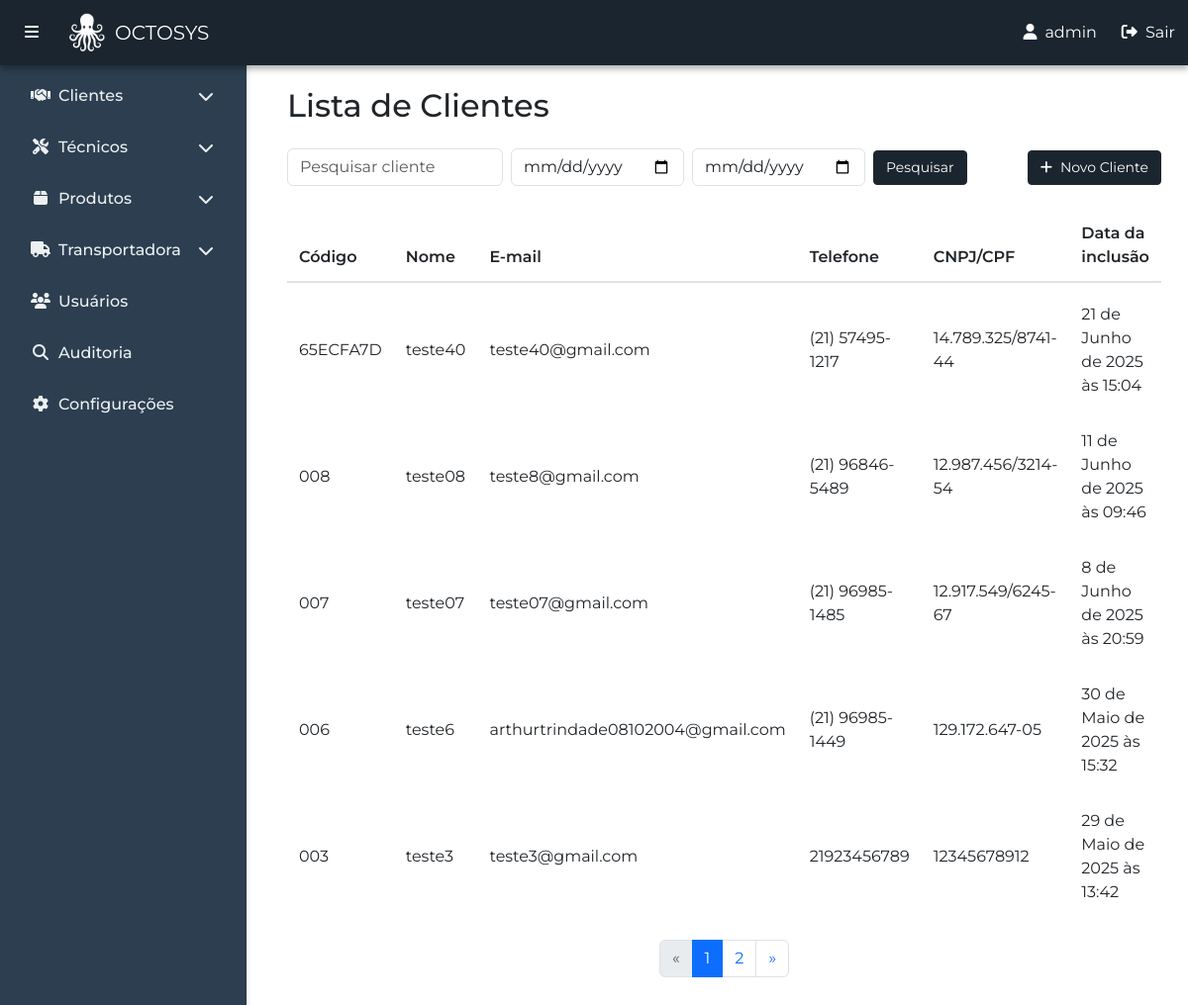
The page /pt-br/clientes/clientes/ (signed in) on the database its author committed.
### clientes/models.py (models this page shows, shortened)
class Cliente(models.Model):
    codigo = models.CharField(max_length=20, unique=True, blank=True, null=True)
    nome_cliente = models.CharField(max_length=100)
    nome_fantasia = models.CharField(max_length=100, blank=True)
    data_inclusao = models.DateTimeField()
    cnpj_cpf = models.CharField(max_length=18, unique=True)
    inscricao_estadual = models.CharField(max_length=50)
    inscricao_municipal = models.CharField(max_length=50)
    email1 = models.EmailField()
    email2 = models.EmailField(blank=True, null=True)
    telefone1 = models.CharField(max_length=20, blank=True)
    telefone2 = models.CharField(max_length=20, blank=True)
    celular1 = models.CharField(max_length=20, blank=True)
    celular2 = models.CharField(max_length=20, blank=True)
    atividade = models.ForeignKey(Atividade, on_delete=models.SET_NULL, blank=False, null=True)
    segmento = models.ForeignKey(Segmento, on_delete=models.SET_NULL, blank=False, null=True)
    observacao = models.TextField(blank=True, null=True)
    logradouro_real = models.CharField(max_length=100, blank=False)
    numero_real = models.CharField(max_length=10, blank=False)
    complemento_real = models.CharField(max_length=50, blank=True)
    bairro_real = models.CharField(max_length=50, blank=False)
    cidade_real = models.CharField(max_length=50, blank=False)
    estado_real = models.CharField(max_length=2, choices=ESTADOS, default='RJ', blank=False, null=False)
    cep_real = models.CharField(max_length=10, blank=False)
    logradouro_cobranca = models.CharField(max_length=100, blank=True)
    numero_cobranca = models.CharField(max_length=10, blank=True)
    complemento_cobranca = models.CharField(max_length=50, blank=True)
    bairro_cobranca = models.CharField(max_length=50, blank=True)
    cidade_cobranca = models.CharField(max_length=50, blank=True)
    estado_cobranca = models.CharField(max_length=2, choices=ESTADOS, blank=True, null=True)
    cep_cobranca = models.CharField(max_length=10, blank=True)

### clientes/views.py (the view, shortened to what this page needs)
# urls.py: path('clientes/', views.listar_clientes, name='listar_clientes'),
@login_required
def listar_clientes(request):
    pesquisa = request.GET.get('pesquisa', '')
    data_inicio = request.GET.get('data_inicio')
    data_fim = request.GET.get('data_fim')
    clientes = Cliente.objects.all().order_by('-id')
    if data_inicio:
        clientes = clientes.filter(data_inclusao__date__gte=data_inicio)
    if data_fim:
        clientes = clientes.filter(data_inclusao__date__lte=data_fim)
    paginator = Paginator(clientes, 5)
    page_number = request.GET.get('page')
    page_obj = paginator.get_page(page_number)
    return render(request, 'clientes/clientes.html', {
        'page_obj': page_obj,
        'pesquisa': pesquisa,
        'data_inicio': data_inicio,
        'data_fim': data_fim,
    })

### clientes/templates/clientes/clientes.html (shortened to what this page needs)
{% extends 'principal/base.html' %}
{% block content %}
<div class="container my-4">
    <h2 class="mb-4">Lista de Clientes</h2>
    <div class="table-responsive">
        <div class="mb-3 d-flex justify-content-between align-items-center">
            <form method="get" class="d-flex align-items-center gap-2">
                <input type="text" name="pesquisa" placeholder="Pesquisar cliente" class="form-control w-auto"
                    value="{{ pesquisa|default:'' }}">
                <input type="date" name="data_inicio" class="form-control w-auto" value="{{ data_inicio|default:'' }}">
                <input type="date" name="data_fim" class="form-control w-auto" value="{{ data_fim|default:'' }}">
                <button type="submit" class="btn btn-dark-custom btn-sm w-auto">
                    Pesquisar
                </button>
            </form>
            <a href="{% url 'clientes:cadastrar_clientes' %}" class="btn btn-dark-custom btn-sm w-auto">
                <i class="fas fa-plus me-2"></i>Novo Cliente
            </a>
        </div>
        <div class="table-pagination-container">
            <table class="table table-hover custom-table">
                <thead class="custom-thead">
                    <tr>
                        <th scope="col">Código</th>
                        <th scope="col">Nome</th>
                        <th scope="col">E-mail</th>
                        <th scope="col">Telefone</th>
                        <th scope="col">CNPJ/CPF</th>
                        <th scope="col">Data da inclusão</th>
                    </tr>
                </thead>
                <tbody>
                    {% for cliente in page_obj %}
                    <tr data-bs-toggle="modal"
                        data-bs-target="#modalCliente{{ cliente.id }}"
                        style="cursor: pointer;">
                        <td>{{ cliente.codigo}}</td>
                        <td>{{ cliente.nome_cliente}}</td>
                        <td>{{ cliente.email1 }}</td>
                        <td>{{ cliente.telefone1 }}</td>
                        <td>{{ cliente.cnpj_cpf }}</td>
                        <td>{{ cliente.data_inclusao }}</td>
                    </tr>
                    {% empty %}
                    <tr>
                        <td colspan="4">Nenhum cliente encontrado.</td>
                    </tr>
                    {% endfor %}
                </tbody>
            </table>
            <nav aria-label="Navegação de página">
                <ul class="pagination justify-content-center">
                    {% if page_obj.has_previous %}
                    <li class="page-item">
                        <a class="page-link" href="?{% if pesquisa %}pesquisa={{ pesquisa }}&{% endif %}page={{ page_obj.previous_page_number }}" aria-label="Anterior">
                            <span aria-hidden="true">&laquo;</span>
                        </a>
                    </li>
                    {% else %}
                    <li class="page-item disabled">
                        <span class="page-link">&laquo;</span>
                    </li>
                    {% endif %}
                    {% for num in page_obj.paginator.page_range %}
                        {% if num == page_obj.number %}
                            <li class="page-item active">
                                <span class="page-link">{{ num }}</span>
                            </li>
                        {% else %}
                            <li class="page-item">
                                <a class="page-link" href="?{% if pesquisa %}pesquisa={{ pesquisa }}&{% endif %}page={{ num }}">{{ num }}</a>
                            </li>
                        {% endif %}
                    {% endfor %}
                    {% if page_obj.has_next %}
                    <li class="page-item">
                        <a class="page-link" href="?{% if pesquisa %}pesquisa={{ pesquisa }}&{% endif %}page={{ page_obj.next_page_number }}" aria-label="Próximo">
                            <span aria-hidden="true">&raquo;</span>
                        </a>
                    </li>
                    {% else %}
                    <li class="page-item disabled">
                        <span class="page-link">&raquo;</span>
                    </li>
                    {% endif %}
                </ul>
            </nav>
        </div>
    </div>
</div>
{% endblock %}

### principal/templates/principal/base.html (shortened to what this page needs)
{% load static %}
<!DOCTYPE html>
<html lang="pt-br">
<head>
  <link href="https://cdn.jsdelivr.net/npm/bootstrap@5.3.0/dist/css/bootstrap.min.css" rel="stylesheet" />
  <link rel="stylesheet" href="https://cdnjs.cloudflare.com/ajax/libs/font-awesome/6.5.0/css/all.min.css" />
</head>
<body>
  <nav class="navbar navbar-expand-lg navbar-light custom-navbar fixed-top">
    <div class="container-fluid">
      <button class="btn btn-link text-white me-3" id="toggleSidebar">
        <i class="fas fa-bars"></i>
      </button>
      <a class="navbar-brand d-flex align-items-center" href="{% url 'home' %}">
        <img src="{% static 'principal/img/logo.png' %}" alt="" width="40" height="40"
          class="me-2 d-inline-block align-text-top">
          OCTOSYS
      </a>
      <div class="collapse navbar-collapse" id="navbarMenu">
        <ul class="navbar-nav ms-auto d-flex align-items-center">
          <li class="nav-item me-3">
            <span class="nav-link text-white"><i class="fa fa-user me-2"></i>{{ user.username }}</span>
          </li>
          <li class="nav-item">
            <form action="{% url 'logout' %}" method="post" class="m-0 p-0">
              <button type="submit" class="btn btn-link text-white p-0 m-0" style="text-decoration: none;">
                <i class="fas fa-sign-out-alt me-1"></i> Sair
              </button>
            </form>
          </li>
        </ul>
      </div>
    </div>
  </nav>
  <div class="sidebar" id="sidebar">
    <ul class="nav flex-column px-3">
      <li class="nav-item mb-2">
        <a class="nav-link d-flex justify-content-between align-items-center" href="#clientesSubmenu" data-bs-toggle="collapse" aria-expanded="false">
          <span><i class="fas fa-handshake me-2"></i>Clientes</span>
          <i class="fas fa-chevron-down"></i>
        </a>
      </li>
      <li class="nav-item mb-2">
        <a class="nav-link d-flex justify-content-between align-items-center" href="#tecnicosSubmenu" data-bs-toggle="collapse" aria-expanded="false">
          <span><i class="fas fa-tools me-2"></i>Técnicos</span>
          <i class="fas fa-chevron-down"></i>
        </a>
      </li>
      <li class="nav-item mb-2">
        <a class="nav-link d-flex justify-content-between align-items-center" href="#produtosSubmenu" data-bs-toggle="collapse" aria-expanded="false">
          <span><i class="fas fa-box me-2"></i>Produtos</span>
          <i class="fas fa-chevron-down"></i>
        </a>
      </li>
      <li class="nav-item mb-2">
        <a class="nav-link d-flex justify-content-between align-items-center" href="#transportadoraSubmenu" data-bs-toggle="collapse" aria-expanded="false">
          <span><i class="fas fa-truck me-2"></i>Transportadora</span>
          <i class="fas fa-chevron-down"></i>
        </a>
      </li>
      <li class="nav-item mb-2">
        <a class="nav-link" href="{% url 'usuarios' user.username %}"><i class="fas fa-users me-2"></i>Usuários</a>
      </li>
      <li class="nav-item mb-2">
        <a class="nav-link" href="{% url 'atividades:ver_atividades' %}"><i class="fas fa-search me-2"></i>Auditoria</a>
      </li>
      <li class="nav-item mb-2">
          <a class="nav-link" href="{% url 'configuracoes' %}"><i class="fas fa-cog me-2"></i>Configurações</a>
      </li>
    </ul>
  </div>
  <div class="content" id="mainContent">
    <div class="container pt-5">
    {% block content %}{% endblock %}
</div>
  </div>
</body>
</html>

### principal/templates/principal/base.html (style rules this page uses)
body { display: flex; min-height: 100vh; font-family: 'Montserrat', sans-serif; }
.sidebar { margin-top: 15px; width: 250px; background-color: #2c3e50; padding-top: 60px; position: fixed; top: 0; bottom: 0; left: 0; z-index: 1000; border-right: 1px solid #dee2e6; box-shadow: 2px 0 5px rgba(0, 0, 0, 0.05); transition: all 0.3s; }
.sidebar .nav-link { color: #ecf0f1; font-weight: 500; padding: 10px 15px; border-radius: 6px; transition: background-color 0.2s, color 0.2s; }
.sidebar .nav-link i { width: 20px; text-align: center; }
.sidebar .nav-item > a i.fas.fa-chevron-down { transition: transform 0.3s; }
.content { margin-left: 250px; padding: 1rem; flex-grow: 1; transition: all 0.3s; }
.custom-navbar { background-color: #1a252f; box-shadow: 0 4px 6px rgba(0, 0, 0, 0.3); }
.custom-navbar .navbar-brand { color: white !important; }
.custom-navbar .btn-link, .custom-navbar .nav-link { transition: color 0.3s ease, transform 0.3s ease; }
.btn-dark-custom { background-color: #1a252f; border-color: #23272a; color: #fff; font-size: 0.875rem; padding: 0.375rem 0.75rem; }

### clientes/templates/clientes/clientes.html (style rules this page uses)
.table-pagination-container { min-height: 350px; display: flex; flex-direction: column; justify-content: space-between; }
.custom-table { border-collapse: separate; border-spacing: 0 8px; background-color: transparent; }
.custom-table thead { background-color: #343a40; color: white; }
.custom-table th { border: none; padding: 12px; font-weight: 600; }
.custom-table tbody tr { background-color: #ffffff; transition: box-shadow 0.2s ease; border-radius: 8px; }
.custom-table td { border: none; padding: 12px; vertical-align: middle; }
.custom-table tbody tr td:first-child { border-top-left-radius: 8px; border-bottom-left-radius: 8px; }
.custom-table tbody tr td:last-child { border-top-right-radius: 8px; border-bottom-right-radius: 8px; }
.custom-thead { background-color: #f8f9fa; color: black; }
.custom-thead th { font-weight: 600; padding: 12px; border-bottom: 2px solid #dee2e6; }

### rows shown on the page
Cliente: codigo "65ECFA7D", nome_cliente "teste40", email1 "teste40@gmail.com", telefone1 "(21) 57495-1217", cnpj_cpf "14.789.325/8741-44", data_inclusao "21 de Junho de 2025 às 15:04"
Cliente: codigo "008", nome_cliente "teste08", email1 "teste8@gmail.com", telefone1 "(21) 96846-5489", cnpj_cpf "12.987.456/3214-54", data_inclusao "11 de Junho de 2025 às 09:46"
Cliente: codigo "007", nome_cliente "teste07", email1 "teste07@gmail.com", telefone1 "(21) 96985-1485", cnpj_cpf "12.917.549/6245-67", data_inclusao "8 de Junho de 2025 às 20:59"
Cliente: codigo "006", nome_cliente "teste6", email1 "arthurtrindade08102004@gmail.com", telefone1 "(21) 96985-1449", cnpj_cpf "129.172.647-05", data_inclusao "30 de Maio de 2025 às 15:32"
Cliente: codigo "003", nome_cliente "teste3", email1 "teste3@gmail.com", telefone1 "21923456789", cnpj_cpf "12345678912", data_inclusao "29 de Maio de 2025 às 13:42"

### other values the page prints
{{ user.username }} "admin"
{{ num }} "1"
{{ num }} "2"
